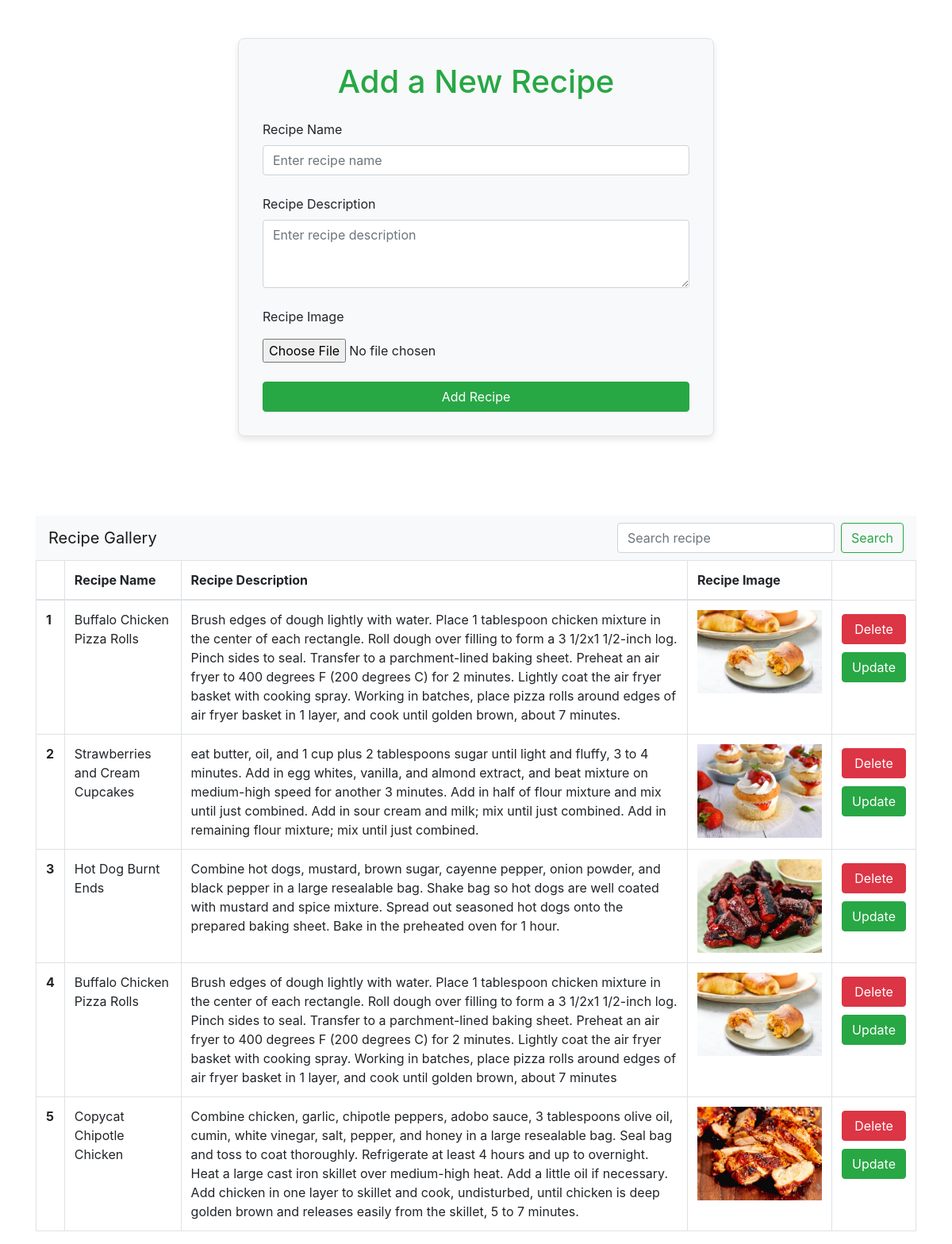
The app's page /, older data.
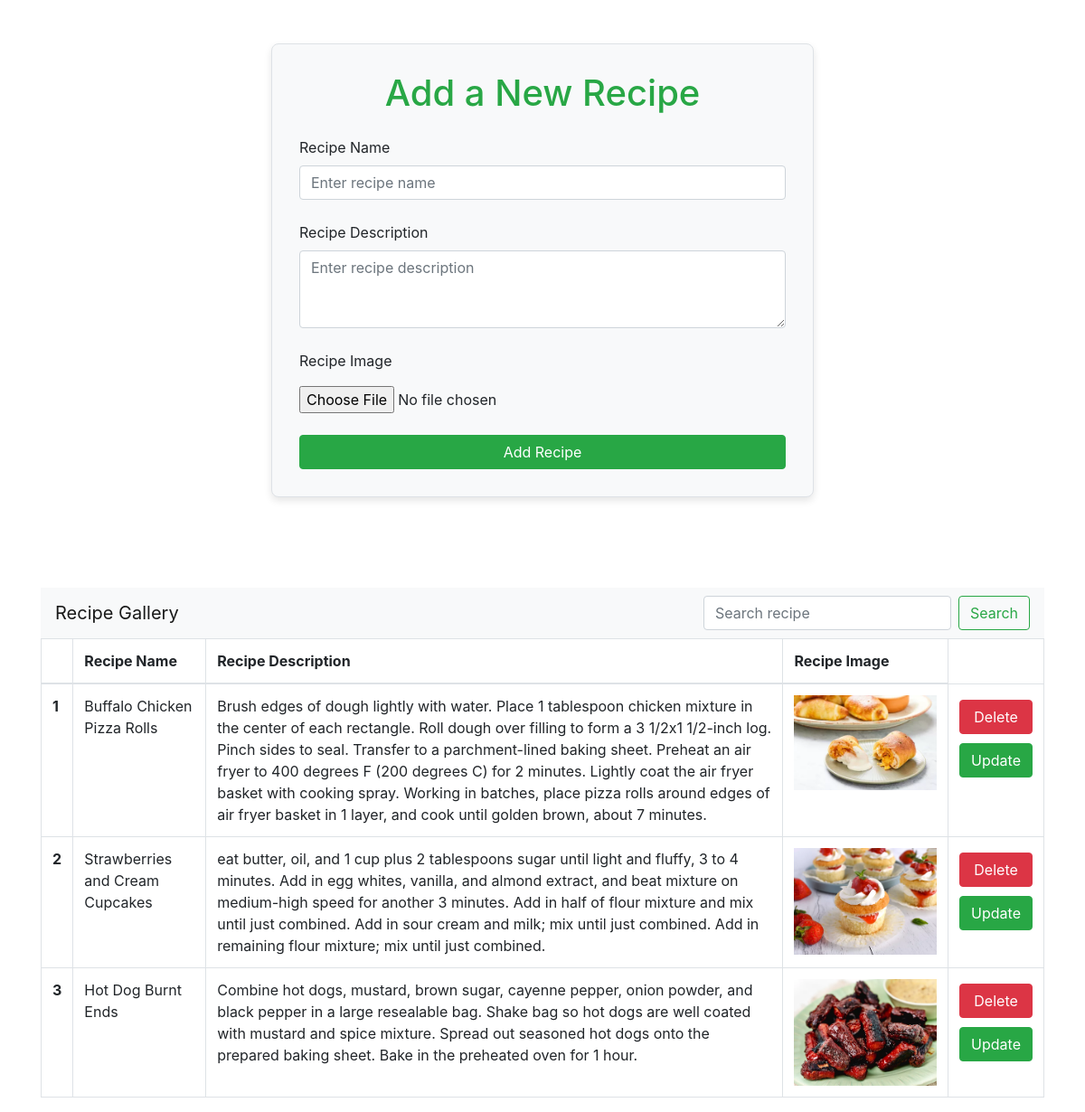
The same page, newer data.
### vege/models.py (models this page shows)
class Receipe (models.Model):
    receipe_name = models.CharField(max_length=100)
    receipe_description = models.TextField()
    receipe_image = models.ImageField(upload_to="receipe")

### vege/views.py (the view, shortened to what this page needs)
# urls.py: path('',receipes,name="receipes"),
def receipes(request):
    queryset = Receipe.objects.all()
    if request.GET.get('search'):
        queryset = queryset.filter(receipe_name__icontains = request.GET.get('search'))
    context = {'receipes':queryset}
    return render(request,"receipes/receipes.html",context)

### vege/templates/receipes/receipes.html (shortened to what this page needs)
<!DOCTYPE html>
<html lang="en">
<head>
    <link href="https://stackpath.bootstrapcdn.com/bootstrap/4.5.2/css/bootstrap.min.css" rel="stylesheet">
</head>
<body>
    <div class="container mt-5">
        <div class="form-container">
            <h1 class="text-center mb-4">Add a New Recipe</h1>
            <form method="post" enctype="multipart/form-data">
                <div class="form-group">
                    <label for="recipeName">Recipe Name</label>
                    <input name="receipe_name" type="text" class="form-control" id="recipeName"
                        placeholder="Enter recipe name" required>
                </div>
                <div class="form-group">
                    <label for="recipeDescription">Recipe Description</label>
                    <textarea name="receipe_description" class="form-control" id="recipeDescription" rows="3"
                        placeholder="Enter recipe description" required></textarea>
                </div>
                <div class="form-group">
                    <label for="recipeImage">Recipe Image</label>
                    <input name="receipe_image" type="file" class="form-control-file mt-2" id="recipeImage">
                </div>
                <div>
                    <button type="submit" class="btn btn-success btn-block">Add Recipe</button>
                </div>
            </form>
        </div>
        <nav class="navbar navbar-light bg-light justify-content-between">
            <a class="navbar-brand">Recipe Gallery</a>
            <form class="form-inline">
                <input class="form-control mr-sm-2" type="search" placeholder="Search recipe" aria-label="Search"
                    name="search">
                <button class="btn btn-outline-success my-2 my-sm-0" type="submit">Search</button>
            </form>
        </nav>
        <table class="table table-hover table-bordered">
            <thead>
                <tr>
                    <th scope="col"></th>
                    <th scope="col">Recipe Name</th>
                    <th scope="col">Recipe Description</th>
                    <th scope="col">Recipe Image</th>
                </tr>
            </thead>
            <tbody>
                {% for receipe in receipes %}
                <tr>
                    <th scope="row">{{forloop.counter}}</th>
                    <td>{{receipe.receipe_name}}</td>
                    <td>{{receipe.receipe_description}}</td>
                    <td>
                        <img src="/media/{{receipe.receipe_image}}"
                            style="display: block;margin-left: auto;margin-right: auto;width: 100%;"
                            alt="No image to display">
                    </td>
                    <td>
                        <div class="btn-group-custom">
                            <a href="/delete-receipe/{{ receipe.id }}" class="btn btn-danger btn-custom">Delete</a>
                            <a href="/update-receipe/{{ receipe.id }}" class="btn btn-success btn-custom">Update</a>
                        </div>
                    </td>
                </tr>
                {% endfor %}
            </tbody>
        </table>
    </div>
</body>
</html>

Row changes from the older to the newer data that the page shows:
removed Receipe: receipe_name "Buffalo Chicken Pizza Rolls", receipe_description "Brush edges of dough lightly with water. Place 1 tablespoon chicken mixture in the center of each rectangle. Roll dough over filling to form a 3 1/2x1 1/2-inch log. Pinch sides to seal. Transfer to a parchment-lined baking sheet. Preheat an air fryer to 400 degrees F (200 degrees C) for 2 minutes. Lightly coat the air fryer basket with cooking spray. Working in batches, place pizza rolls around edges of air fryer basket in 1 layer, and cook until golden brown, about 7 minutes", receipe_image (picture)
removed Receipe: receipe_name "Copycat Chipotle Chicken", receipe_description "Combine chicken, garlic, chipotle peppers, adobo sauce, 3 tablespoons olive oil, cumin, white vinegar, salt, pepper, and honey in a large resealable bag. Seal bag and toss to coat thoroughly. Refrigerate at least 4 hours and up to overnight. Heat a large cast iron skillet over medium-high heat. Add a little oil if necessary. Add chicken in one layer to skillet and cook, undisturbed, until chicken is deep golden brown and releases easily from the skillet, 5 to 7 minutes.", receipe_image (picture)
